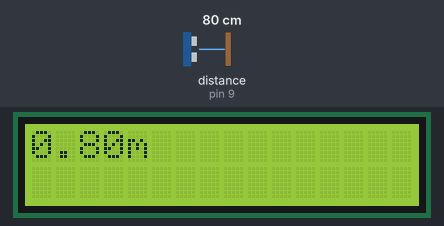
Simulated run of this sketch. Board: Arduino Uno, built with avr-gcc and run on an emulated ATmega328P. On the bench: 16×2 character LCD. Wiring (inferred from the names in the program): ultrasonic range finder: trigger pin 8; echo pin 9. Inputs (shaded band) come from the test bench; at power-on: distance to the obstacle (sensor on pin 9) 80 cm. The echo pulse lasts 58.3 µs per cm; what the sketch prints to the serial monitor is not drawn.

Above: at 1.2 s.
1.3 s: distance to the obstacle (sensor on pin 9) set to 18 cm
At 1.8 s:
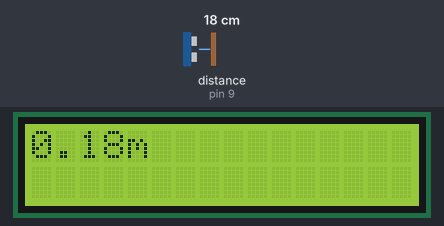
4.3 s: distance to the obstacle (sensor on pin 9) set to 35 cm
At 4.9 s:
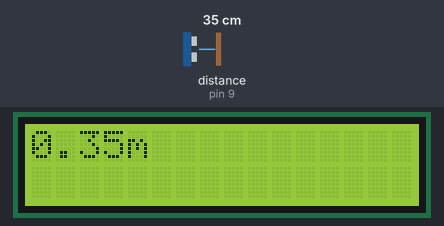
7.3 s: distance to the obstacle (sensor on pin 9) set to 2 cm
At 8.3 s:
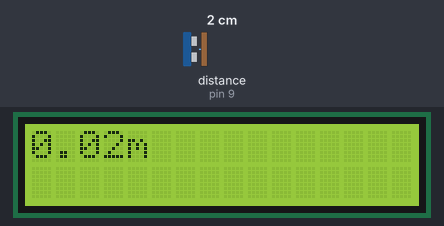
Timing chart, 0 to 10.3 s (numbered marks = the images above; inputs shaded):
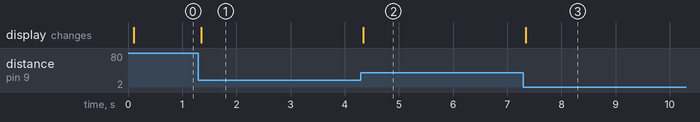

Measured:
- after the input at 1.3 s, the display: changes after 0.05 s (image 1)
- after the input at 4.3 s, the display: changes at once (image 2)
- after the input at 7.3 s, the display: changes at once (image 3)

The sketch:

059_hc-sr04_ultrasonic_sensor.ino
```cpp
/**
 * https://www.youtube.com/watch?v=cEuzEPJnb5s&list=PLQJqki0RCuBsA2Gk_KRSY8kKNXzXGadHy&index=13
 *
 * HC-SR04 Ultrasonic Sensor / LCD Display with I2C bus
 * Portable Distance Measurement
 */

#include <Wire.h>
#include <LiquidCrystal_I2C.h>

#define TRIG_PIN 8
#define ECHO_PIN 9

// i2c to lcd pinout
const int en = 2, rw = 1, rs = 0, d4 = 4, d5 = 5, d6 = 6, d7 = 7, bl = 3;

// i2c adapter address
const int i2c_addr = 0x27;

const int mps = 343; // speed of sound (m/s)

float pingUs; // travel time of ping (microseconds)
float distance;

LiquidCrystal_I2C lcd(i2c_addr, en, rw, rs, d4, d5, d6, d7, bl, POSITIVE);

void setup() {
  // put your setup code here, to run once:
  pinMode(TRIG_PIN, OUTPUT);
  pinMode(ECHO_PIN, INPUT);

  lcd.begin(16,2); // 16 cols, 2 rows

  Serial.begin(9600);
}

void loop() {
  // put your main code here, to run repeatedly:

  // create a wave ping
  digitalWrite(TRIG_PIN, LOW);
  delayMicroseconds(10);
  digitalWrite(TRIG_PIN, HIGH);
  delayMicroseconds(10);
  digitalWrite(TRIG_PIN, LOW);

  pingUs = pulseIn(ECHO_PIN, HIGH);

  delay(25);

  distance = (mps * (pingUs / 1000000)) / 2; // distance = rate * time
  Serial.println(distance);

  lcd.setCursor(0,0);
  lcd.clear();
  lcd.print(String(distance) + "m");
}
```
